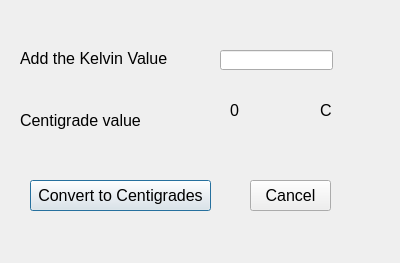
<?xml version="1.0" encoding="UTF-8"?>
<ui version="4.0">
 <class>KeltoCel</class>
 <widget class="QDialog" name="KeltoCel">
  <property name="geometry">
   <rect>
    <x>0</x>
    <y>0</y>
    <width>400</width>
    <height>263</height>
   </rect>
  </property>
  <property name="windowTitle">
   <string>Kelvin to Centigrade</string>
  </property>
  <widget class="QLineEdit" name="lineEdit">
   <property name="geometry">
    <rect>
     <x>220</x>
     <y>50</y>
     <width>113</width>
     <height>20</height>
    </rect>
   </property>
  </widget>
  <widget class="QLabel" name="label">
   <property name="geometry">
    <rect>
     <x>20</x>
     <y>50</y>
     <width>151</width>
     <height>16</height>
    </rect>
   </property>
   <property name="font">
    <font>
     <pointsize>12</pointsize>
    </font>
   </property>
   <property name="text">
    <string>Add the Kelvin Value</string>
   </property>
  </widget>
  <widget class="QLabel" name="label_2">
   <property name="geometry">
    <rect>
     <x>20</x>
     <y>110</y>
     <width>131</width>
     <height>20</height>
    </rect>
   </property>
   <property name="font">
    <font>
     <pointsize>12</pointsize>
    </font>
   </property>
   <property name="text">
    <string>Centigrade value</string>
   </property>
  </widget>
  <widget class="QLabel" name="label_3">
   <property name="geometry">
    <rect>
     <x>230</x>
     <y>100</y>
     <width>71</width>
     <height>20</height>
    </rect>
   </property>
   <property name="font">
    <font>
     <pointsize>12</pointsize>
    </font>
   </property>
   <property name="text">
    <string>0</string>
   </property>
  </widget>
  <widget class="QLabel" name="label_4">
   <property name="geometry">
    <rect>
     <x>320</x>
     <y>100</y>
     <width>91</width>
     <height>20</height>
    </rect>
   </property>
   <property name="font">
    <font>
     <pointsize>12</pointsize>
    </font>
   </property>
   <property name="text">
    <string>C</string>
   </property>
  </widget>
  <widget class="QPushButton" name="pushButton">
   <property name="geometry">
    <rect>
     <x>30</x>
     <y>180</y>
     <width>181</width>
     <height>31</height>
    </rect>
   </property>
   <property name="font">
    <font>
     <pointsize>12</pointsize>
    </font>
   </property>
   <property name="text">
    <string>Convert to Centigrades</string>
   </property>
  </widget>
  <widget class="QPushButton" name="pushButton_2">
   <property name="geometry">
    <rect>
     <x>250</x>
     <y>180</y>
     <width>81</width>
     <height>31</height>
    </rect>
   </property>
   <property name="font">
    <font>
     <pointsize>12</pointsize>
    </font>
   </property>
   <property name="text">
    <string>Cancel</string>
   </property>
  </widget>
 </widget>
 <resources/>
 <connections/>
</ui>
